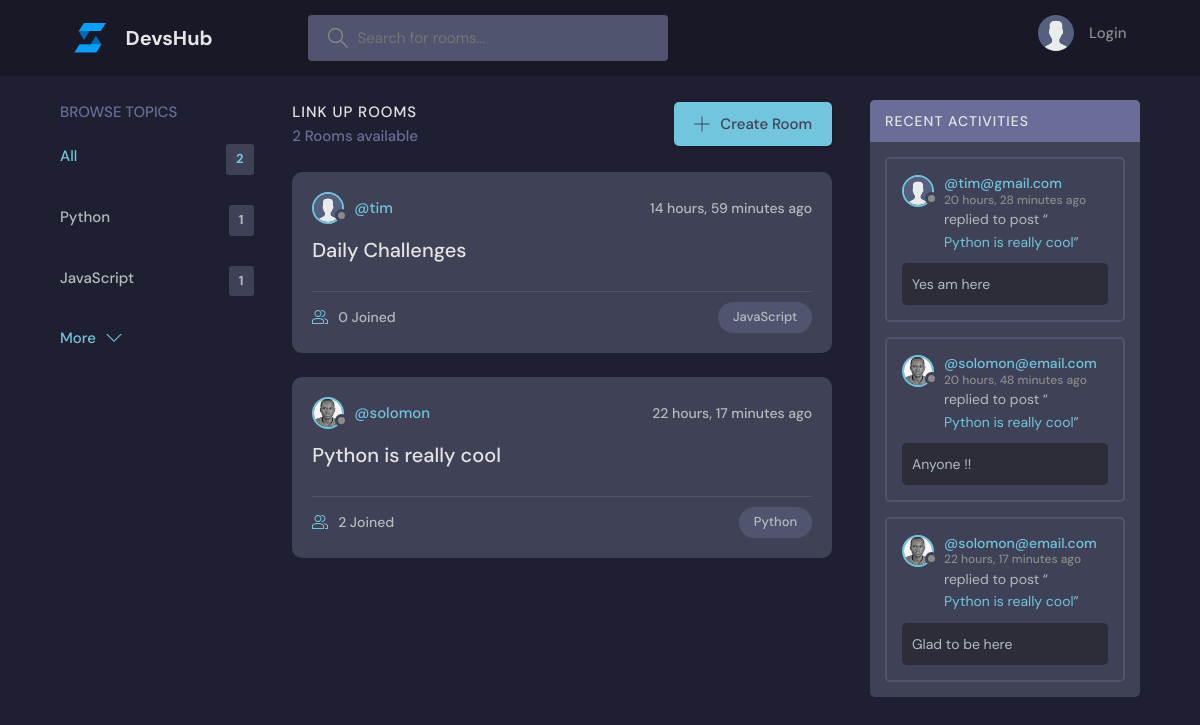
The page / on the database its author committed.
### base/models.py (models this page shows, shortened)
class Topic(models.Model):
    name = models.CharField(max_length=200)

class Room(models.Model):
    host = models.ForeignKey(User, models.SET_NULL, null=True)
    topic = models.ForeignKey(Topic, models.SET_NULL, null=True)
    name = models.CharField(max_length=200)
    description = models.TextField(null=True, blank=True)
    participants = models.ManyToManyField(User, related_name='participants', blank=True)
    updated = models.DateTimeField(auto_now=True)
    created = models.DateTimeField(auto_now_add=True)
    class Meta:
        ordering = ['-updated', '-created']  #Returns the most recent
    def __str__(self):
        return self.name

class User(AbstractUser):
    name = models.CharField(max_length=200, null=True)
    email = models.EmailField(unique=True, null=True)
    bio = models.TextField(null=True)
    avatar = models.ImageField(null=True, default='avatar.svg')
    USERNAME_FIELD = 'email'
    REQUIRED_FIELDS = []

class Message(models.Model):
    user = models.ForeignKey(User, on_delete=models.CASCADE)
    room = models.ForeignKey(Room, on_delete=models.CASCADE)
    body = models.TextField()
    updated = models.DateTimeField(auto_now=True)
    created = models.DateTimeField(auto_now_add=True)
    class Meta:
        ordering = ['-updated', '-created']
    def __str__(self):
        return self.body[0:50]

### base/views.py (the view)
# urls.py: path('', views.home, name='home'),
def home(request):
    q = request.GET.get('q') if request.GET.get('q') != None else ''
    rooms = Room.objects.filter(
        Q(topic__name__icontains=q) |
        Q(name__icontains=q) |
        Q(description__icontains=q)
        )
    topics = Topic.objects.all()[0:5]
    room_count = rooms.count()
    room_messages = Message.objects.filter(Q(room__topic__name__icontains=q))
    context = {'rooms': rooms, 'topics': topics, 'room_count': room_count, 'room_messages': room_messages}
    return render(request, 'base/home.html', context)

### base/templates/base/home.html (shortened to what this page needs)
{% extends 'main.html' %}
{% block content %}
<main class="layout layout--3">
  <div class="container">
     {% include 'base/topics_component.html' %}
    <div class="roomList">
      <div class="roomList__header">
        <div>
          <h2>Link up Rooms</h2>
          <p>{{room_count}} Rooms available</p>
        </div>
        <a class="btn btn--main" href="{% url 'create-room'  %}">
          <svg
            version="1.1"
            xmlns="http://www.w3.org/2000/svg"
            width="32"
            height="32"
            viewBox="0 0 32 32"
          >
            <title>add</title>
            <path
              d="M16.943 0.943h-1.885v14.115h-14.115v1.885h14.115v14.115h1.885v-14.115h14.115v-1.885h-14.115v-14.115z"
            ></path>
          </svg>
          Create Room
        </a>
      </div>
      {% include 'base/feed_component.html' %}
    </div>
     {% include 'base/activity_component.html' %}
  </div>
</main>
{% endblock content %}

### base/templates/base/topics_component.html
<div class="topics">
      <div class="topics__header">
        <h2>Browse Topics</h2>
      </div>
      <ul class="topics__list">
        <li>
          <a href="{% url 'home' %}" class="active">All <span>{{topics.count}}</span></a>
        </li>
        {% for topic in topics %}
        <li>
          <a href="{% url 'home' %}?q={{topic.name}}">{{topic.name}} <span>{{topic.room_set.all.count}}</span></a>
        </li>
        {% endfor %}
      </ul>
      <a class="btn btn--link" href="{% url 'topics' %}">
        More
        <svg
          version="1.1"
          xmlns="http://www.w3.org/2000/svg"
          width="32"
          height="32"
          viewBox="0 0 32 32"
        >
          <title>More-Options</title>
          <path d="M16 21l-13-13h-3l16 16 16-16h-3l-13 13z"></path>
        </svg>
      </a>
    </div>

### base/templates/base/feed_component.html (shortened to what this page needs)
{% for room in rooms %}
<div class="roomListRoom">
  <div class="roomListRoom__header">
    <a href="{% url 'user-profile' room.host.id %}" class="roomListRoom__author">
      <div class="avatar avatar--small">
        <img src="{{room.host.avatar.url}}" />
      </div>
      <span>@{{room.host.username}}</span>
    </a>
    <div class="roomListRoom__actions">
      <span>{{room.created|timesince}} ago</span>
    </div>
  </div>
  <div class="roomListRoom__content">
    <a href="{% url 'room' room.id %}">{{room.name}}</a>
  </div>
  <div class="roomListRoom__meta">
    <a href="{% url 'room' room.id %}" class="roomListRoom__joined">
      {{room.participants.all.count}} Joined
    </a>
    <p class="roomListRoom__topic">{{room.topic.name}}</p>
  </div>
</div>
{% endfor %}

### base/templates/base/activity_component.html (shortened to what this page needs)
 <div class="activities">
      <div class="activities__header">
        <h2>Recent Activities</h2>
      </div>
      {% for message in room_messages %}
      <div class="activities__box">
        <div class="activities__boxHeader roomListRoom__header">
          <a href="{% url 'user-profile' message.user.id %} " class="roomListRoom__author">
            <div class="avatar avatar--small">
              <img src="{{message.user.avatar.url}}" />
            </div>
            <p>
              @{{ message.user }}
              <span>{{message.created|timesince}} ago</span>
            </p>
          </a>
        </div>
        <div class="activities__boxContent">
          <p>
            replied to post “<a href="{% url 'room' message.room.id %}">{{message.room}}</a
            >”
          </p>
          <div class="activities__boxRoomContent">
            {{message}}
          </div>
        </div>
      </div>
      {% endfor %}
    </div>

### static/styles/main.css (style rules this page uses)
body { background-color: #1f1f32; }

### rows shown on the page
Topic: name "Python", room_set.all.count "1"
Topic: name "JavaScript", room_set.all.count "1"
Room: host.avatar (placeholder picture), host.username "tim", created "14 hours, 59 minutes", name "Daily Challenges", participants.all.count "0", topic.name "JavaScript"
Room: host.avatar (picture), host.username "solomon", created "22 hours, 17 minutes", name "Python is really cool", participants.all.count "2", topic.name "Python"
Message: user.avatar (placeholder picture), user "tim@gmail.com", created "20 hours, 28 minutes", room "Python is really cool", body "Yes am here"
Message: user.avatar (picture), user "solomon@email.com", created "20 hours, 48 minutes", room "Python is really cool", body "Anyone !!"
Message: user.avatar (picture), user "solomon@email.com", created "22 hours, 17 minutes", room "Python is really cool", body "Glad to be here"

### other values the page prints
{{ topics.count }} "2"
{{ room_count }} "2"
